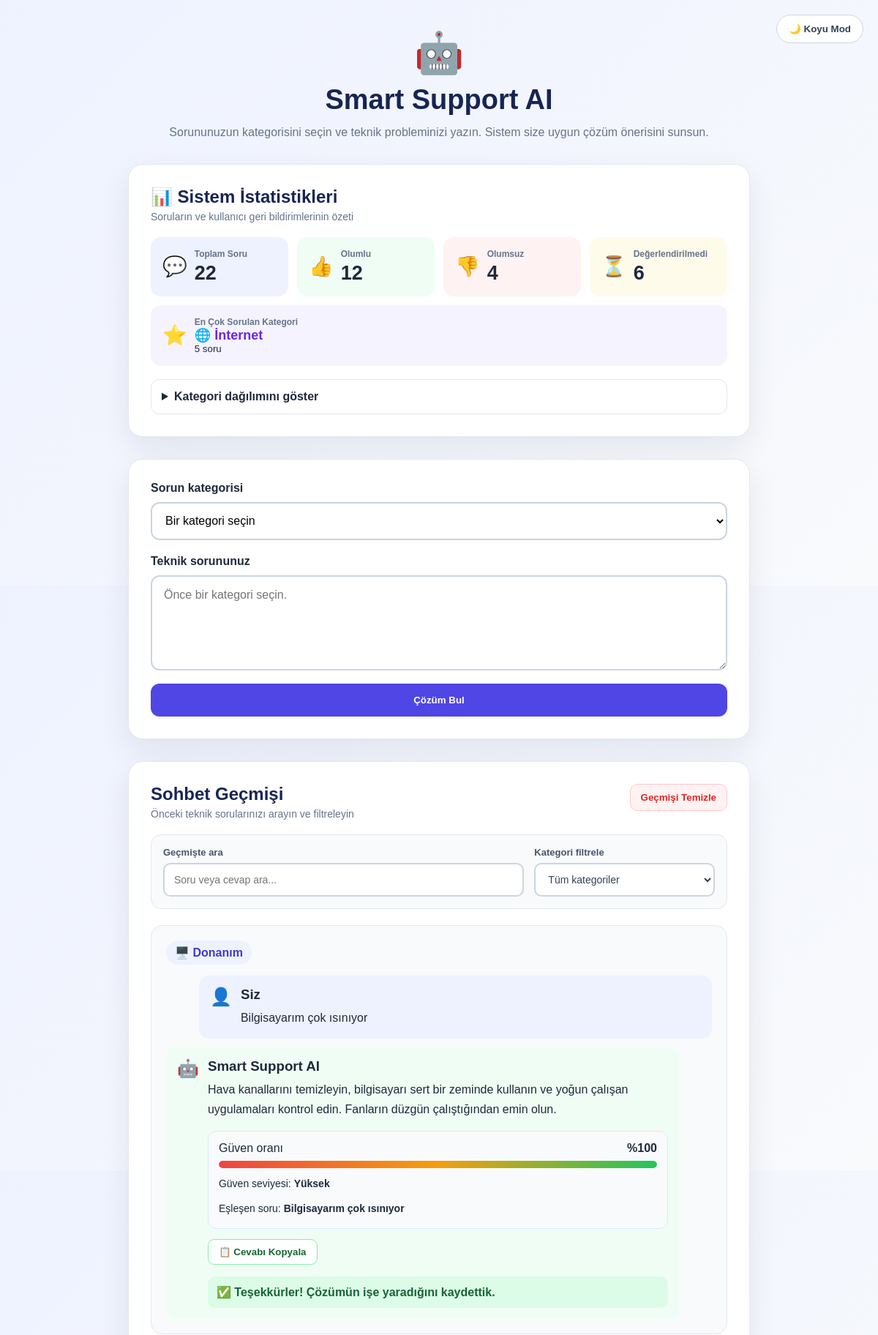
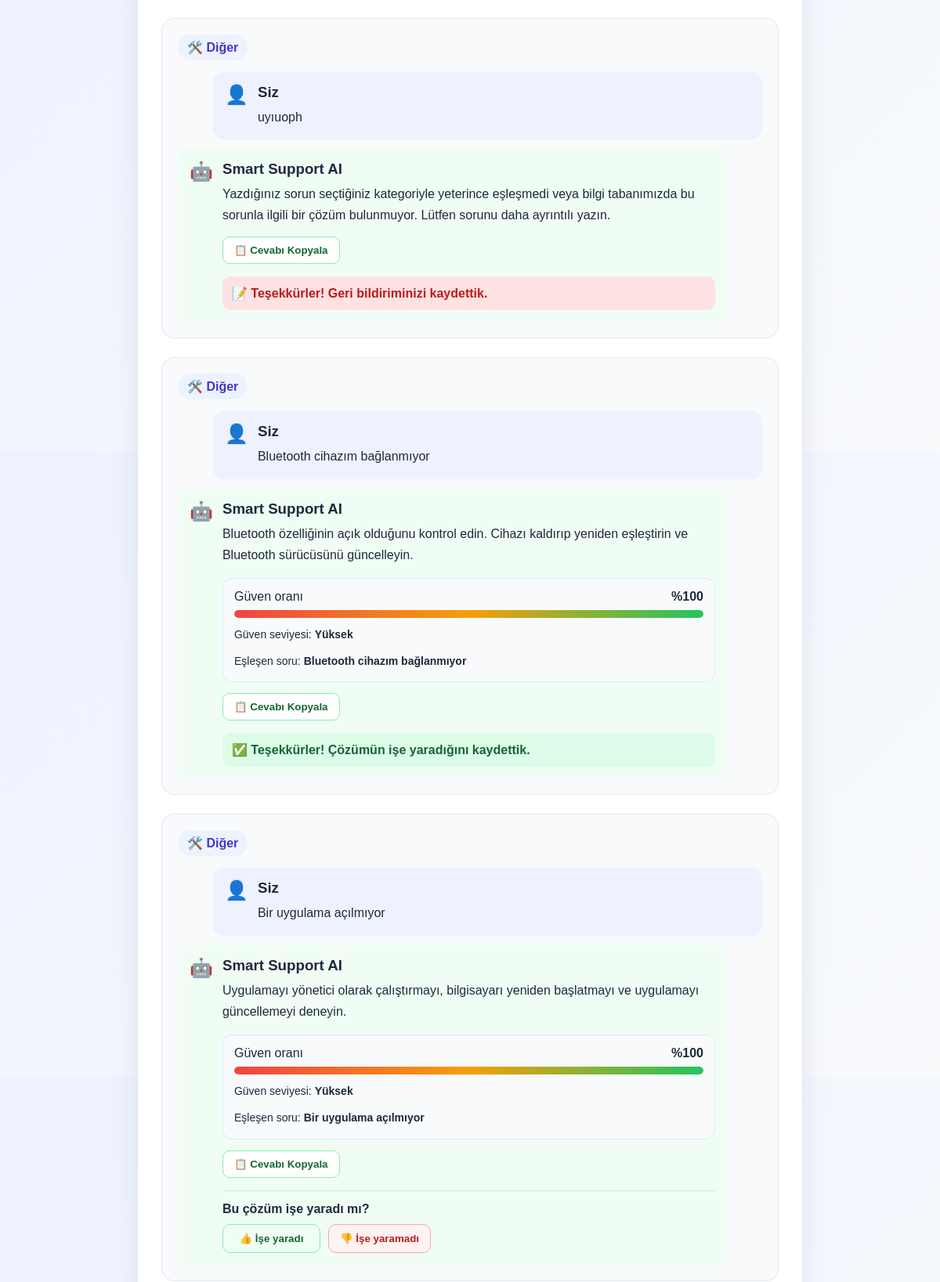
The page / (upper part) on the database its author committed (2 pictures, top to bottom).
### tables this page shows
CREATE TABLE chats (
                id TEXT PRIMARY KEY,
                question TEXT NOT NULL,
                answer TEXT NOT NULL,
                category TEXT NOT NULL,
                category_name TEXT NOT NULL,
                feedback TEXT,
                created_at TIMESTAMP DEFAULT CURRENT_TIMESTAMP
            , confidence_score INTEGER DEFAULT 0, confidence_level TEXT, matched_question TEXT, suggestion TEXT, match_type TEXT);

### backend/app.py (the view, shortened to what this page needs)
@app.route(
    "/",
    methods=[
        "GET",
        "POST"
    ]
)
def home():
    chat_history = prepare_chat_history(
        get_all_chats()
    )
    category_questions = {
        category_key: get_questions_by_category(
            category_key
        )
        for category_key in CATEGORIES
    }
    statistics = calculate_statistics(
        chat_history
    )
    return render_template(
        "index.html",
        chat_history=chat_history,
        categories=CATEGORIES,
        category_questions=category_questions,
        statistics=statistics
    )

### frontend/templates/index.html (shortened to what this page needs)
<!DOCTYPE html>
<html lang="tr">
<head>
    <link
        rel="stylesheet"
        href="{{ url_for('static', filename='style.css') }}"
    >
</head>
<body>
    <button
        type="button"
        id="theme-button"
        class="theme-button"
        aria-label="Açık veya koyu temaya geç"
    >
    </button>
    <main class="container">
        <section class="header">
            <div class="logo">
                🤖
            </div>
            <h1>
                Smart Support AI
            </h1>
            <p>
                Sorununuzun kategorisini seçin ve teknik probleminizi yazın.
                Sistem size uygun çözüm önerisini sunsun.
            </p>
        </section>
        <section class="statistics-section">
            <div class="statistics-header">
                <h2>
                    📊 Sistem İstatistikleri
                </h2>
                <p>
                    Soruların ve kullanıcı geri bildirimlerinin özeti
                </p>
            </div>
            <div class="statistics-grid">
                <article class="stat-card">
                    <div class="stat-icon">
                        💬
                    </div>
                    <div class="stat-content">
                        <span class="stat-title">
                            Toplam Soru
                        </span>
                        <strong class="stat-number">
                            {{ statistics.total_questions }}
                        </strong>
                    </div>
                </article>
                <article class="stat-card positive-stat">
                    <div class="stat-icon">
                        👍
                    </div>
                    <div class="stat-content">
                        <span class="stat-title">
                            Olumlu
                        </span>
                        <strong class="stat-number">
                            {{ statistics.positive_feedback }}
                        </strong>
                    </div>
                </article>
                <article class="stat-card negative-stat">
                    <div class="stat-icon">
                        👎
                    </div>
                    <div class="stat-content">
                        <span class="stat-title">
                            Olumsuz
                        </span>
                        <strong class="stat-number">
                            {{ statistics.negative_feedback }}
                        </strong>
                    </div>
                </article>
                <article class="stat-card waiting-stat">
                    <div class="stat-icon">
                        ⏳
                    </div>
                    <div class="stat-content">
                        <span class="stat-title">
                            Değerlendirilmedi
                        </span>
                        <strong class="stat-number">
                            {{ statistics.unanswered_feedback }}
                        </strong>
                    </div>
                </article>
                <article class="stat-card popular-stat">
                    <div class="stat-icon">
                        ⭐
                    </div>
                    <div class="stat-content">
                        <span class="stat-title">
                            En Çok Sorulan Kategori
                        </span>
                        <strong class="popular-category">
                            {{ statistics.most_used_category_name }}
                        </strong>
                        <small>
                            {{ statistics.most_used_category_count }} soru
                        </small>
                    </div>
                </article>
            </div>
            <details class="category-details">
                <summary>
                    Kategori dağılımını göster
                </summary>
            </details>
        </section>
        <section class="support-card">
            <form
                method="POST"
                action="{{ url_for('home') }}"
                id="support-form"
            >
                <label for="category">
                    Sorun kategorisi
                </label>
                <select
                    id="category"
                    name="category"
                    required
                >
                    <option value="" selected disabled>
                        Bir kategori seçin
                    </option>
                </select>
                <label
                    for="question"
                    class="question-label"
                >
                    Teknik sorununuz
                </label>
                <textarea
                    id="question"
                    name="question"
                    placeholder="Önce bir kategori seçin."
                    required
                ></textarea>
                <button
                    type="submit"
                    class="solution-button"
                >
                    Çözüm Bul
                </button>
            </form>
        </section>
        {% if chat_history %}
            <section class="history-section">
                <div class="history-header">
                    <div>
                        <h2>
                            Sohbet Geçmişi
                        </h2>
                        <p>
                            Önceki teknik sorularınızı arayın ve filtreleyin
                        </p>
                    </div>
                    <form
                        method="POST"
                        action="{{ url_for('clear_history') }}"
                    >
                        <button
                            type="submit"
                            class="clear-button"
                        >
                            Geçmişi Temizle
                        </button>
                    </form>
                </div>
                <div class="history-tools">
                    <div class="history-search-group">
                        <label for="history-search">
                            Geçmişte ara
                        </label>
                        <input
                            type="search"
                            id="history-search"
                            class="history-search"
                            placeholder="Soru veya cevap ara..."
                            autocomplete="off"
                        >
                    </div>
                    <div class="history-filter-group">
                        <label for="history-category-filter">
                            Kategori filtrele
                        </label>
                        <select
                            id="history-category-filter"
                            class="history-category-filter"
                        >
                            <option value="all">
                                Tüm kategoriler
                            </option>
                        </select>
                    </div>
                </div>
                <div class="chat-list">
                    {% for chat in chat_history|reverse %}
                        <article
                            class="chat-item"
                            id="chat-{{ chat.id }}"
                            data-category="{{ chat.category }}"
                            data-search-text="{{ chat.question }} {{ chat.answer }}"
                        >
                            <div class="chat-category">
                                {{ chat.category_name }}
                            </div>
                            <div class="message user-message">
                                <div class="message-icon">
                                    👤
                                </div>
                                <div class="message-content">
                                    <h3>
                                        Siz
                                    </h3>
                                    <p>
                                        {{ chat.question }}
                                    </p>
                                </div>
                            </div>
                            <div class="message bot-message">
                                <div class="message-icon">
                                    🤖
                                </div>
                                <div class="message-content">
                                    <h3>
                                        Smart Support AI
                                    </h3>
                                    <p class="answer-text">
                                        {{ chat.answer }}
                                    </p>
                                    {% if chat.match_type == "exact" or chat.match_type == "hybrid" %}
    <div class="ai-match-info">
        <div class="confidence-row">
            <span>
                Güven oranı
            </span>
            <strong>
                %{{ chat.confidence_score }}
            </strong>
        </div>
        <div class="confidence-bar">
            <div
                class="confidence-fill"
                style="width: {{ chat.confidence_score }}%;"
            ></div>
        </div>
        <p class="confidence-level">
            Güven seviyesi:
            <strong>
                {{ chat.confidence_level }}
            </strong>
        </p>
        {% if chat.matched_question %}
            <p class="matched-question">
                Eşleşen soru:
                <strong>
                    {{ chat.matched_question }}
                </strong>
            </p>
        {% endif %}
    </div>
{% endif %}
                                    <div class="answer-actions">
                                        <button
                                            type="button"
                                            class="copy-button"
                                        >
                                            📋 Cevabı Kopyala
                                        </button>
                                        {% if not chat.feedback %}
                                            <div class="feedback-area">
                                                <span class="feedback-question">
                                                    Bu çözüm işe yaradı mı?
                                                </span>
                                                <div class="feedback-buttons">
                                                    <form
                                                        method="POST"
                                                        action="{{ url_for('save_feedback', chat_id=chat.id) }}"
                                                    >
                                                        <button
                                                            type="submit"
                                                            class="feedback-button positive-button"
                                                        >
                                                            👍 İşe yaradı
                                                        </button>
                                                    </form>
                                                    <form
                                                        method="POST"
                                                        action="{{ url_for('save_feedback', chat_id=chat.id) }}"
                                                    >
                                                        <button
                                                            type="submit"
                                                            class="feedback-button negative-button"
                                                        >
                                                            👎 İşe yaramadı
                                                        </button>
                                                    </form>
                                                </div>
                                            </div>
                                        {% elif chat.feedback == "positive" %}
                                            <div class="feedback-result positive-result">
                                                ✅ Teşekkürler! Çözümün işe
                                                yaradığını kaydettik.
                                            </div>
                                        {% elif chat.feedback == "negative" %}
                                            <div class="feedback-result negative-result">
                                                📝 Teşekkürler! Geri bildiriminizi
                                                kaydettik.
                                            </div>
                                        {% endif %}
                                    </div>
                                </div>
                            </div>
                        </article>
                    {% endfor %}
                </div>
            </section>
        {% endif %}
    </main>
</body>
</html>

### rows shown on the page
chats: category_name "🖥️ Donanım", question "Bilgisayarım çok ısınıyor", answer "Hava kanallarını temizleyin, bilgisayarı sert bir zeminde kullanın ve yoğun çalışan uygulamaları kontrol edin. Fanların düzgün çalıştığından emin olun.", confidence_score "100", confidence_level "Yüksek", matched_question "Bilgisayarım çok ısınıyor", shows "✅ Teşekkürler! Çözümün işe yaradığını kaydettik."
chats: category_name "🛠️ Diğer", question "uyıuoph", answer "Yazdığınız sorun seçtiğiniz kategoriyle yeterince eşleşmedi veya bilgi tabanımızda bu sorunla ilgili bir çözüm bulunmuyor. Lütfen sorunu daha ayrıntılı yazın.", shows "📝 Teşekkürler! Geri bildiriminizi kaydettik."
chats: category_name "🛠️ Diğer", question "Bluetooth cihazım bağlanmıyor", answer "Bluetooth özelliğinin açık olduğunu kontrol edin. Cihazı kaldırıp yeniden eşleştirin ve Bluetooth sürücüsünü güncelleyin.", confidence_score "100", confidence_level "Yüksek", matched_question "Bluetooth cihazım bağlanmıyor", shows "✅ Teşekkürler! Çözümün işe yaradığını kaydettik."
chats: category_name "🛠️ Diğer", question "Bir uygulama açılmıyor", answer "Uygulamayı yönetici olarak çalıştırmayı, bilgisayarı yeniden başlatmayı ve uygulamayı güncellemeyi deneyin.", confidence_score "100", confidence_level "Yüksek", matched_question "Bir uygulama açılmıyor"

### other values the page prints
{{ statistics.total_questions }} "22"
{{ statistics.positive_feedback }} "12"
{{ statistics.negative_feedback }} "4"
{{ statistics.unanswered_feedback }} "6"
{{ statistics.most_used_category_name }} "🌐 İnternet"
{{ statistics.most_used_category_count }} "5"
